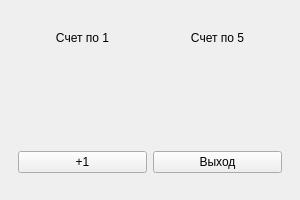
<?xml version="1.0" encoding="UTF-8"?>
<ui version="4.0">
 <class>MainWindow</class>
 <widget class="QMainWindow" name="MainWindow">
  <property name="geometry">
   <rect>
    <x>0</x>
    <y>0</y>
    <width>300</width>
    <height>200</height>
   </rect>
  </property>
  <widget class="QWidget" name="centralWidget">
   <layout class="QVBoxLayout" name="verticalLayout">
    <!-- Верхняя строка: заголовки -->
    <item>
     <widget class="QWidget" name="widgetHeaders" native="true">
      <layout class="QHBoxLayout" name="horizontalLayout_2">
       <item>
        <widget class="QLabel" name="label1">
         <property name="text">
          <string>Счет по 1</string>
         </property>
         <property name="alignment">
          <set>Qt::AlignCenter</set>
         </property>
        </widget>
       </item>
       <item>
        <widget class="QLabel" name="label2">
         <property name="text">
          <string>Счет по 5</string>
         </property>
         <property name="alignment">
          <set>Qt::AlignCenter</set>
         </property>
        </widget>
       </item>
      </layout>
     </widget>
    </item>
    <item>
     <widget class="QWidget" name="widgetCounters" native="true">
      <layout class="QVBoxLayout" name="countersLayout"/> 
     </widget>
    </item>
    <item>
     <widget class="QWidget" name="widgetButtons" native="true">
      <layout class="QHBoxLayout" name="horizontalLayout">
       <item>
        <widget class="QPushButton" name="calcButton">
         <property name="text">
          <string>+1</string>
         </property>
        </widget>
       </item>
       <item>
        <widget class="QPushButton" name="exitButton">
         <property name="text">
          <string>Выход</string>
         </property>
        </widget>
       </item>
      </layout>
     </widget>
    </item>
   </layout>
  </widget>
 </widget>
 <resources/>
 <connections/>
</ui>
